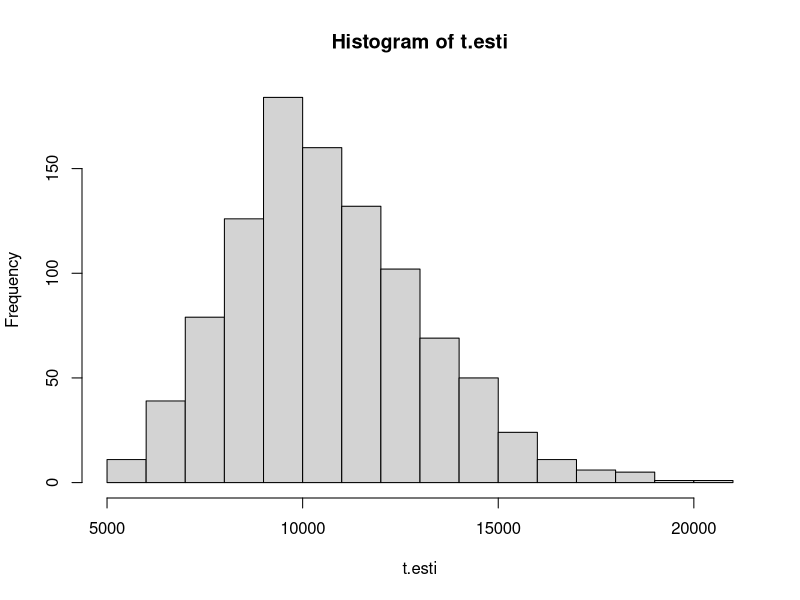
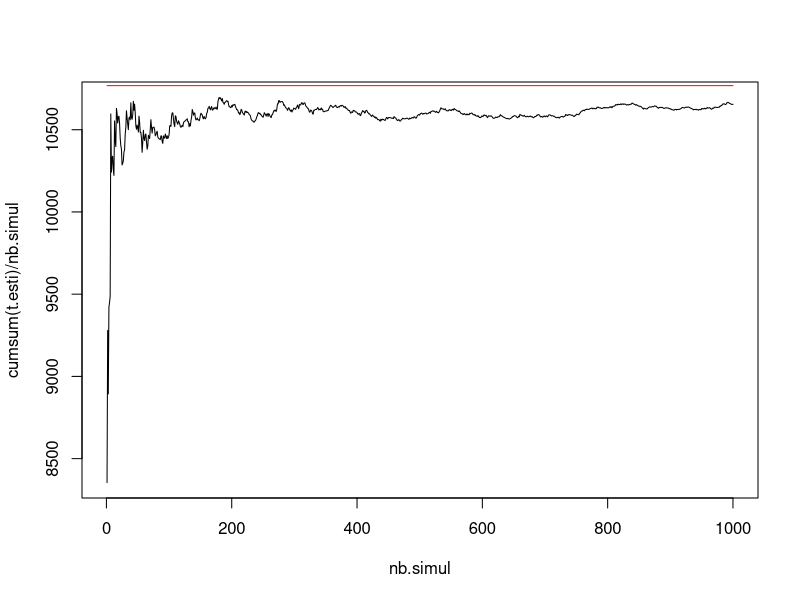
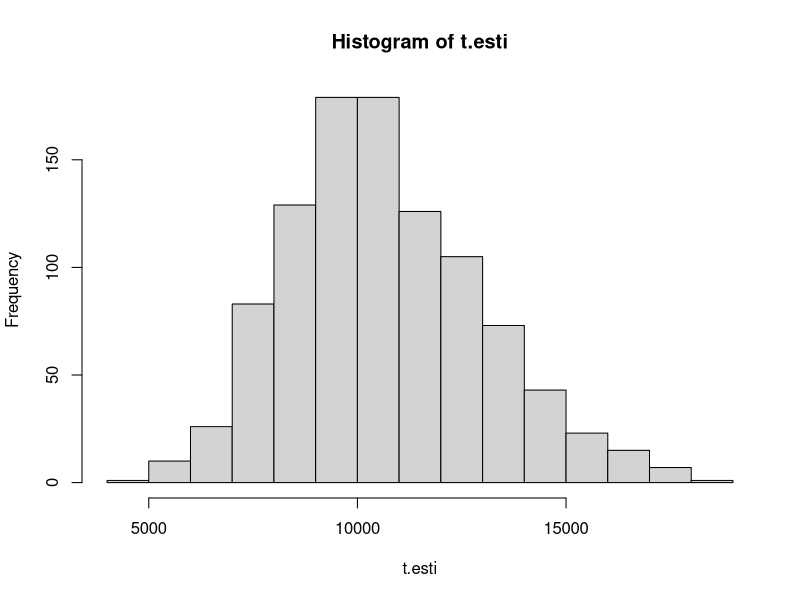
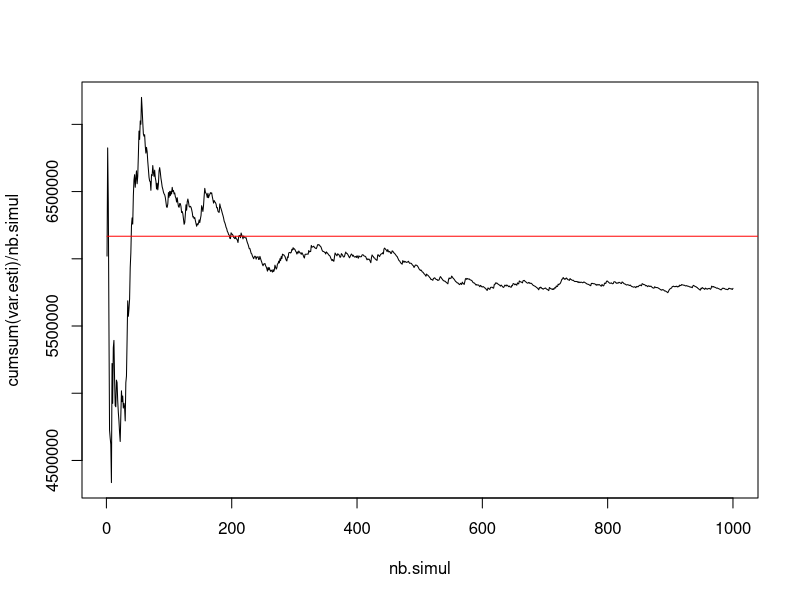

Source code (R) for these figures, in order:
## ---- chunk 1
knitr::opts_chunk$set(echo = TRUE)
## ---- chunk 2
#Importation des donnees
rec<-read.csv("rec99htegne.csv",sep=";")
dim(rec)
sum(rec$LOGVAC)
var(rec$LOGVAC)

#Tirage de l'echantillon
library(sampling)
#50 individus dans 554 individus (population)
set.seed(123)
si.rec<-srswor(50,554)
nom<-rec$COMMUNE[si.rec==1][1:10]
print(nom)

#Estimateur de Horvitz-Thompson pour le total
554*mean(rec$LOGVAC[which(si.rec==1)])

#Autre methode
set.seed(123)
si.rec=srswor(50,554)
pik.si=rep(50/554,50)
si.Logvac=rec$LOGVAC[which(si.rec==1)]
Logvac_si=HTestimator(si.Logvac,pik.si)
Logvac_si

#Estimation de la variance du total
554^2*(1-50/554)*var(rec$LOGVAC[which(si.rec==1)])/50

#Avec le package survey
set.seed(1974)
si.rec=srswor(50,554)
library(survey)
ech.si <- svydesign(id=~CODE_N, weights=rep(554/50,50),fpc=rep(50/554,50),
data=rec[which(si.rec==1),])
svytotal(~LOGVAC,ech.si)

#Simulations

nb.simul<-matrix(1:1000,1000,1)
t.esti<-matrix(1,1000,1)
for (i in 1:1000){
s.rec<-srswor(50,554)
t.esti[i]<-554*mean(rec$LOGVAC[which(s.rec==1)]) }
hist(t.esti)

logvac_si=mean(t.esti)
var_si=var(t.esti)
cv_si=sd(t.esti)/logvac_si

plot(nb.simul,cumsum(t.esti)/nb.simul,type="l")
lines(1:1000,rep(10768,1000),col="red")

#Simulations avec le package survey
nb.simul<-matrix(1:1000,1000,1); t.esti<-matrix(1,1000,1);
 var.esti=matrix(1,1000,1)
for (i in 1:1000)
{ si.rec<-srswor(50,554)
ech.si <- svydesign(id=~CODE_N, weights=rep(554/50,50),fpc=rep(50/554,50),
data=rec[which(si.rec==1),])
estimation=svytotal(~LOGVAC, ech.si)
t.esti[i]<- estimation[1]
var.esti[i]=SE(estimation)^2
}

si_total_simul=mean(t.esti)
si_var_simul=var(t.esti)

cv_simul=sqrt(var(t.esti))/si_total_simul
print(cv_simul)

hist(t.esti)
plot(nb.simul,cumsum(var.esti)/nb.simul,type="l")
lines(1:5000,rep(6167879,5000),col="red")
